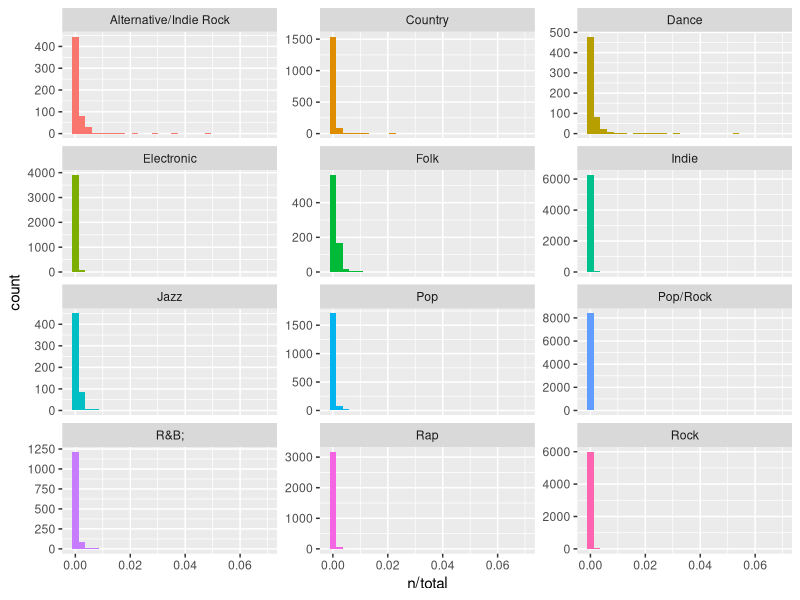

Source code (R): (Note: this script raises an error after producing the figure.)
## ---- chunk 1
knitr::opts_chunk$set(echo = TRUE)
## ---- chunk 2

library(tidyverse)
library(tidytext)
library(viridis)

## ---- chunk 3

music_revs <- read_delim("data/music_reviews.csv", 
                       delim = "\t")

## ---- chunk 4

music_revs %>% select(body)

## ---- chunk 5

music_revs %>% 
  group_by(genre) %>% 
  count(sort = TRUE)

## ---- chunk 6

music_revs %>% 
  summary(score)


## ---- chunk 7

music_revs %>% 
  group_by(critic) %>% 
  count(sort = TRUE)



## ---- chunk 8

music_revs %>% 
  group_by(artist) %>% 
  count(sort = TRUE)


## ---- chunk 9

music_revs %>% 
  summarise(avg_score = mean(score))


## ---- chunk 10

music_revs %>% 
  group_by(genre) %>% 
  summarize(avg_score = mean(score)) %>% 
  arrange(desc(avg_score))


## ---- chunk 11

rev_words <- music_revs %>%
  select(body, genre) %>% 
  mutate(body = str_remove_all(body,'\\d+')) %>% 
  unnest_tokens(word, body) %>%
  count(genre, word, sort = TRUE)

rev_words %>% head(15)

## ---- chunk 12

total_words <- rev_words %>% 
  group_by(genre) %>% 
  summarize(total = sum(n))

rev_words <- left_join(rev_words, total_words)

rev_words
## ---- chunk 13

ggplot(rev_words, aes(n/total, fill = genre)) +
  geom_histogram(show.legend = FALSE) +
  xlim(NA, 0.07) +
  facet_wrap(~genre, ncol = 3, scales = "free_y")


## ---- chunk 14

freq_by_rank <- rev_words %>% 
 group_by(genre) %>% 
  summarise(n = n()) %>% 
   mutate(rank = row_number(), 
          `term frequency` = n/total) %>%
  ungroup()

freq_by_rank
## ---- chunk 15

freq_by_rank %>% 
  ggplot(aes(rank, `term frequency`, color = genre)) + 
  geom_line(size = 1.1, alpha = 0.5, show.legend = FALSE) + 
  scale_x_log10() +
  scale_y_log10()

## ---- chunk 16

rank_subset <- freq_by_rank %>% 
  filter(rank < 500,
         rank > 10)

lm(log10(`term frequency`) ~ log10(rank), data = rank_subset)


## ---- chunk 17

freq_by_rank %>% 
  ggplot(aes(rank, `term frequency`, color = genre)) + 
  geom_abline(intercept = -0.62, slope = -1.1, 
              color = "gray50", linetype = 2) +
  geom_line(size = 1.1, alpha = 0.8, show.legend = FALSE) + 
  scale_x_log10() +
  scale_y_log10()

## ---- chunk 18

rev_tf_idf <- rev_words %>%
  bind_tf_idf(word, genre, n)


## ---- chunk 19

rev_tf_idf %>%
  select(-total) %>%
  arrange(desc(tf_idf))


## ---- chunk 20

library(forcats)

book_tf_idf %>%
  group_by(genre) %>%
  slice_max(tf_idf, n = 5) %>%
  ungroup() %>%
  ggplot(aes(tf_idf, fct_reorder(word, tf_idf), fill = genre)) +
  geom_col(show.legend = FALSE) +
  facet_wrap(~genre, ncol = 3, scales = "free") +
  labs(x = "tf-idf", y = NULL)

## ---- chunk 21

phy_texts <- read_csv("data/classic_physics_texts.csv")

## ---- chunk 22

phy_texts %>% select(text) %>% 
  na.omit()
## ---- chunk 23

phy_texts %>% 
  group_by(author) %>% 
  summarise(text_lines = n())


## ---- chunk 24

phy_texts_words <- phy_texts %>%
  select(text, author) %>% 
  unnest_tokens(word, text) %>%
  count(author, word, sort = TRUE)

phy_texts_words %>% head(15)

## ---- chunk 25

total_words <- phy_texts_words %>% 
  group_by(author) %>% 
  summarize(total = sum(n))

phy_texts_words <- left_join(phy_texts_words, total_words)

phy_texts_words


## ---- chunk 26

ggplot(phy_texts_words, aes(n/total, fill = author)) +
  geom_histogram(show.legend = FALSE) +
  xlim(NA, 0.1) +
  facet_wrap(~author, ncol = 2, scales = "free_y")


## ---- chunk 27

phy_texts_tf_idf <- phy_texts_words %>%
  bind_tf_idf(word, author, n) %>%
  mutate(author = factor(author, levels = c("Galilei, Galileo",
                                            "Huygens, Christiaan", 
                                            "Tesla, Nikola",
                                            "Einstein, Albert")))

phy_texts_tf_idf %>% 
  select(author, word, tf_idf) %>% 
    arrange(desc(tf_idf))

## ---- chunk 28

phy_texts_tf_idf  %>% 
  group_by(author) %>% 
  slice_max(tf_idf, n = 15) %>% 
  ungroup() %>%
  mutate(word = reorder(word, tf_idf)) %>%
  ggplot(aes(tf_idf, word, fill = author)) +
  geom_col(show.legend = FALSE) +
  labs(x = "tf-idf", y = NULL) +
  facet_wrap(~author, ncol = 2, scales = "free")


## ---- chunk 29
